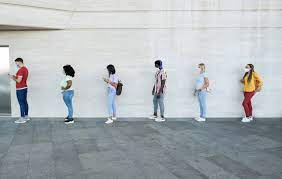
#> input picture Untitled.jpg, 282 x 179 px
$ jupyter execute 'Detecting people with HOG.ipynb'
#> lines starting #> are read from the running program, lines starting #| are printed output that depends on the picture; after the words box and inside, x2 and y2 are one past the last pixel; in counts of white or black regions, pixels touching at a corner belong together
[cell 1]
import cv2
from skimage.transform import resize

[cell 2]
img = cv2.imread("Untitled.jpg")
#> img is the input picture: shape (179, 282, 3); mean B, G, R 183.8, 180.1, 174.9
(height, width) = img.shape[:2]
#> height = 179; width = 282
 # find the width to height ratio
ratio = width / float(width)
#> ratio = 1
#resize the image according to the width to height ratio
img = cv2.resize(img, (400, width*int(ratio)))
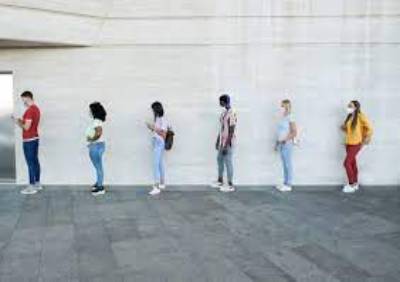
#> img: shape (282, 400, 3); mean B, G, R 183.7, 180, 174.8

[cell 3]
hog = cv2.HOGDescriptor()
hog.setSVMDetector(cv2.HOGDescriptor_getDefaultPeopleDetector())

[cell 4]
found_rects, found_weights = hog.detectMultiScale(img, winStride=(4, 4), padding=(10, 10), scale=1.02)
#> found_rects = [[0, 69, 64, 146], [191, 76, 68, 136], [250, 78, 69, 138], [317, 77, 70, 141], [63, 82, 67, 134], [124, 84, 67, 133]]; found_weights = [3.43, 2.06, 1.83, 3.12, 1.57, 0.639]

[cell 5]
for ri, r in enumerate(found_rects):
    x, y, w, h = r
    cv2.rectangle(img, (x, y), (x + w, y + h), (255, 0, 255), 2)
    text = '%.2f' % found_weights[ri]
    cv2.putText(img, text, (x, y),
    cv2.FONT_HERSHEY_SIMPLEX, 1, (0, 255, 0), 1)
#> this loop made 6 passes
#> (x, y, w, h, text) on passes 1 to 6: (0, 69, 64, 146, '3.43'), (191, 76, 68, 136, '2.06'), (250, 78, 69, 138, '1.83'), (317, 77, 70, 141, '3.12'), (63, 82, 67, 134, '1.57'), (124, 84, 67, 133, '0.64')
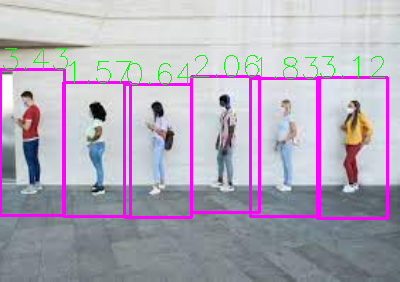
#> img: shape (282, 400, 3); 6.25% of pixels changed, all inside (x1, y1, x2, y2) = (0, 48, 389, 220)

cv2.imshow('Women in Hayfield Detected', img)
cv2.imwrite('farmer.jpg', img)
cv2.waitKey(0)
#> Out = 27
